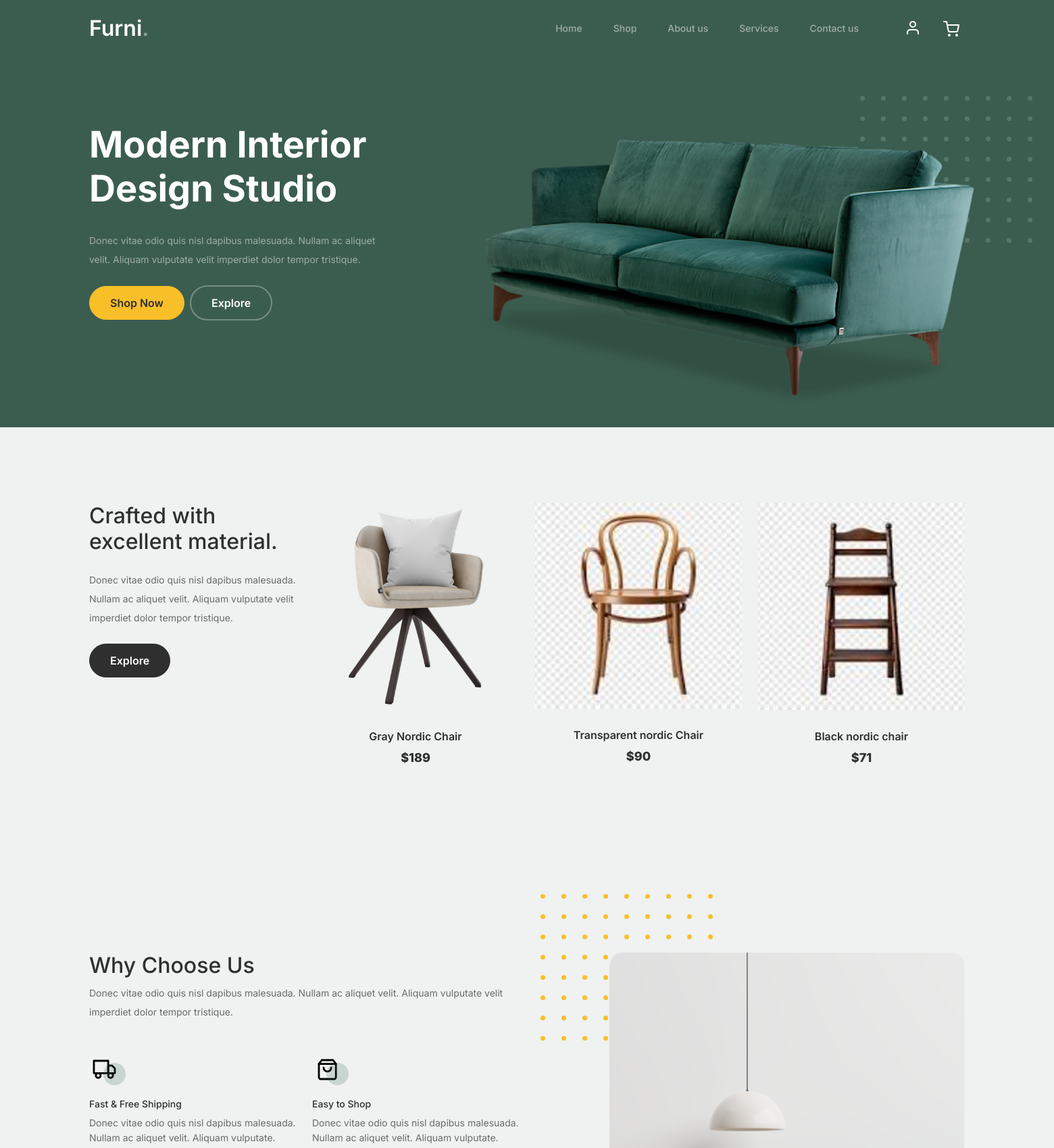
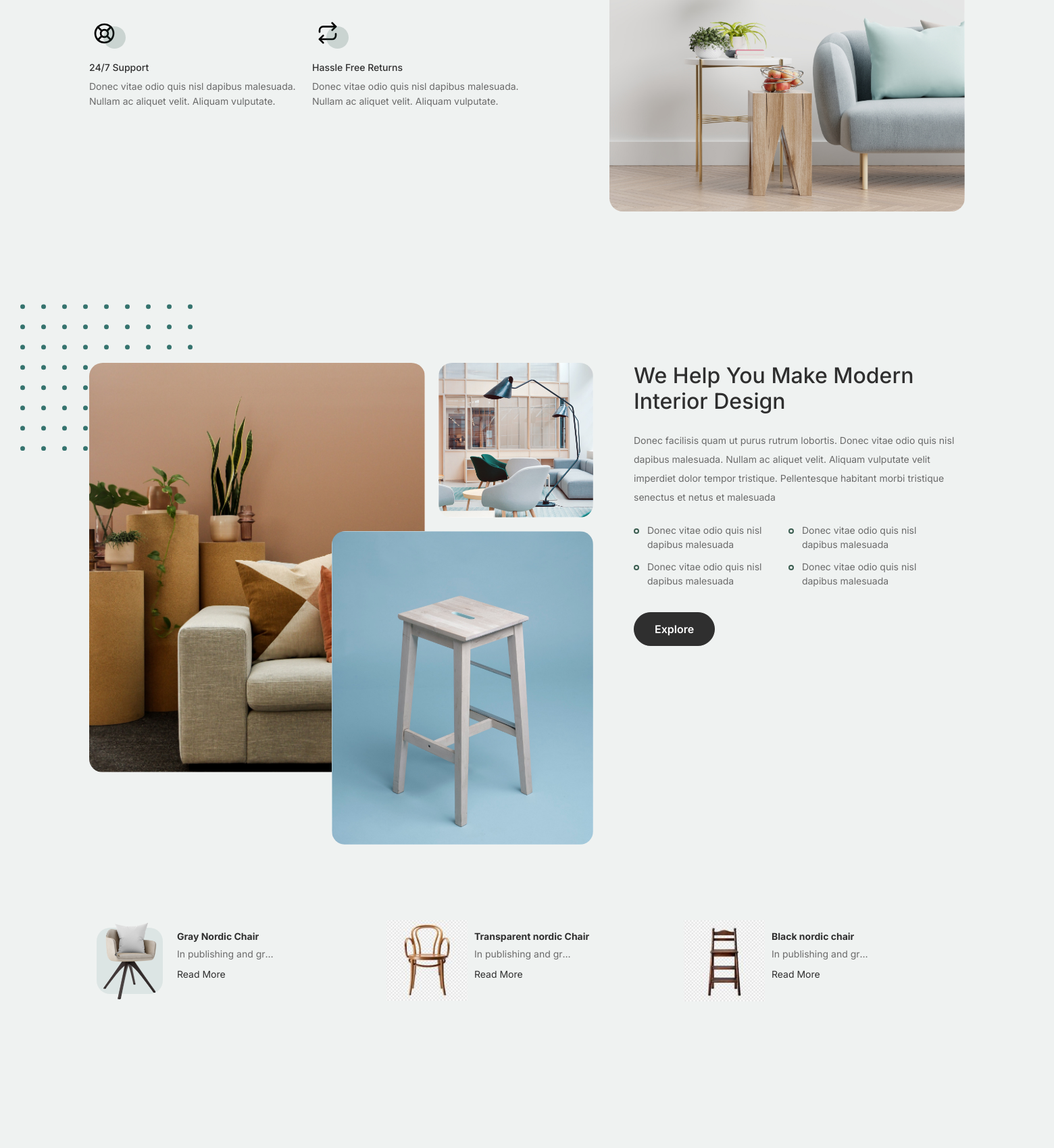
The page / (upper part) on the database its author committed (2 pictures, top to bottom).
### shop/models.py (models this page shows, shortened)
class Product(models.Model):
    product_name    = models.CharField(max_length=200, unique=True)
    category        = models.ForeignKey(Category, on_delete=models.CASCADE)
    slug            = models.SlugField(max_length=200, unique=True)
    description     = models.TextField(max_length=500, blank=True)
    price           = models.IntegerField()
    images          = models.ImageField(upload_to='photos/products')
    stock           = models.IntegerField()
    is_available    = models.BooleanField(default=True)
    created_date    = models.DateTimeField(auto_now_add=True)
    modified_date   = models.DateTimeField(auto_now=True)
    def get_url(self):
        return reverse('product_detail', args=[self.category.slug, self.slug])

### funi/views.py (the view)
# urls.py: 2. Add a URL to urlpatterns:  path('', views.home, name='home')
def home(request):
    products = Product.objects.all().filter(is_available=True).order_by('id') # noqa
    paginator = Paginator(products, 3)
    page_number = request.GET.get('page')
    page_products = paginator.get_page(page_number)
    context = {
        'products': page_products,
    }
    return render(request, 'home.html', context)

### cart/context_processor.py (called while the page is built)
def counter(request):
    cart_count = 0
    if 'admin' in request.path:
        return {}
    else:
        try:
            cart = Cart.objects.filter(cart_id=_cart_id(request))
            if request.user.is_authenticated:
                cart_items = CartItem.objects.all().filter(user=request.user)
            else:
                cart_items = CartItem.objects.all().filter(cart=cart[:1])
            for cart_item in cart_items:
                cart_count += cart_item.quantity
        except Cart.DoesNotExist:
            cart_count = 0
    if cart_count > 9:
        cart_count = '9+'
    return dict(cart_count=cart_count)

### cart/views.py (called while the page is built)
def _cart_id(request):
    cart = request.session.session_key
    if not cart:
        cart = request.session.create()
    return cart

### templates/home.html (shortened to what this page needs)
{% extends 'base.html' %}
{% load static %}
{% block content %}
			<div class="hero">
				<div class="container">
					<div class="row justify-content-between">
						<div class="col-lg-5">
							<div class="intro-excerpt">
								<h1>Modern Interior <span class="d-block">Design Studio</span></h1>
								<p class="mb-4">Donec vitae odio quis nisl dapibus malesuada. Nullam ac aliquet velit.
									Aliquam vulputate velit imperdiet dolor tempor tristique.</p>
								<p><a href="{% url 'shop' %}" class="btn btn-secondary me-2">Shop Now</a><a href="{% url 'shop' %}" class="btn btn-white-outline">Explore</a></p>
							</div>
						</div>
						<div class="col-lg-7">
							<div class="hero-img-wrap">
								<img src="{% static 'images/couch.png' %}" class="img-fluid">
							</div>
						</div>
					</div>
				</div>
			</div>
		<div class="product-section">
			<div class="container">
				<div class="row">
					<div class="col-md-12 col-lg-3 mb-5 mb-lg-0">
						<h2 class="mb-4 section-title">Crafted with excellent material.</h2>
						<p class="mb-4">Donec vitae odio quis nisl dapibus malesuada. Nullam ac aliquet velit. Aliquam vulputate velit imperdiet dolor tempor tristique. </p>
						<p><a href="{% url 'shop' %}" class="btn">Explore</a></p>
					</div>
					{% for product in products %}
					<div class="col-12 col-md-4 col-lg-3 mb-5 mb-md-0">
						<a class="product-item" href="{{product.get_url}}">
							<img src="{{ product.images.url }}" class="img-fluid product-thumbnail">
							<h3 class="product-title">{{product.product_name}}</h3>
							<strong class="product-price">${{ product.price }}</strong>
						</a>
					</div>
					{% endfor %}
				</div>
			</div>
		</div>
		<div class="why-choose-section">
			<div class="container">
				<div class="row justify-content-between">
					<div class="col-lg-6">
						<h2 class="section-title">Why Choose Us</h2>
						<p>Donec vitae odio quis nisl dapibus malesuada. Nullam ac aliquet velit. Aliquam vulputate velit imperdiet dolor tempor tristique.</p>
						<div class="row my-5">
							<div class="col-6 col-md-6">
								<div class="feature">
									<div class="icon">
										<img src="{% static 'images/truck.svg' %}" alt="Image" class="imf-fluid">
									</div>
									<h3>Fast &amp; Free Shipping</h3>
									<p>Donec vitae odio quis nisl dapibus malesuada. Nullam ac aliquet velit. Aliquam vulputate.</p>
								</div>
							</div>
							<div class="col-6 col-md-6">
								<div class="feature">
									<div class="icon">
										<img src="{% static 'images/bag.svg' %}" alt="Image" class="imf-fluid">
									</div>
									<h3>Easy to Shop</h3>
									<p>Donec vitae odio quis nisl dapibus malesuada. Nullam ac aliquet velit. Aliquam vulputate.</p>
								</div>
							</div>
							<div class="col-6 col-md-6">
								<div class="feature">
									<div class="icon">
										<img src="{% static 'images/support.svg' %}" alt="Image" class="imf-fluid">
									</div>
									<h3>24/7 Support</h3>
									<p>Donec vitae odio quis nisl dapibus malesuada. Nullam ac aliquet velit. Aliquam vulputate.</p>
								</div>
							</div>
							<div class="col-6 col-md-6">
								<div class="feature">
									<div class="icon">
										<img src="{% static 'images/return.svg' %}" alt="Image" class="imf-fluid">
									</div>
									<h3>Hassle Free Returns</h3>
									<p>Donec vitae odio quis nisl dapibus malesuada. Nullam ac aliquet velit. Aliquam vulputate.</p>
								</div>
							</div>
						</div>
					</div>
					<div class="col-lg-5">
						<div class="img-wrap">
							<img src="{% static 'images/why-choose-us-img.jpg' %}" alt="Image" class="img-fluid">
						</div>
					</div>
				</div>
			</div>
		</div>
		<div class="we-help-section">
			<div class="container">
				<div class="row justify-content-between">
					<div class="col-lg-7 mb-5 mb-lg-0">
						<div class="imgs-grid">
							<div class="grid grid-1"><img src="{% static 'images/img-grid-1.jpg' %}" alt="Untree.co"></div>
							<div class="grid grid-2"><img src="{% static 'images/img-grid-2.jpg' %}" alt="Untree.co"></div>
							<div class="grid grid-3"><img src="{% static 'images/img-grid-3.jpg' %}" alt="Untree.co"></div>
						</div>
					</div>
					<div class="col-lg-5 ps-lg-5">
						<h2 class="section-title mb-4">We Help You Make Modern Interior Design</h2>
						<p>Donec facilisis quam ut purus rutrum lobortis. Donec vitae odio quis nisl dapibus malesuada. Nullam ac aliquet velit.
							Aliquam vulputate velit imperdiet dolor tempor tristique. Pellentesque habitant morbi tristique senectus et netus et malesuada</p>
						<ul class="list-unstyled custom-list my-4">
							<li>Donec vitae odio quis nisl dapibus malesuada</li>
							<li>Donec vitae odio quis nisl dapibus malesuada</li>
							<li>Donec vitae odio quis nisl dapibus malesuada</li>
							<li>Donec vitae odio quis nisl dapibus malesuada</li>
						</ul>
						<p><a href="{% url 'shop' %}" class="btn">Explore</a></p>
					</div>
				</div>
			</div>
		</div>
		<div class="popular-product">
			<div class="container">
				<div class="row">
					{% for product in products %}
					<div class="col-12 col-md-6 col-lg-4 mb-4 mb-lg-0">
						<div class="product-item-sm d-flex">
							<div class="thumbnail">
								<img src="{{ product.images.url }}" alt="Image" class="img-fluid">
							</div>
							<div class="pt-3">
								<h3>{{product.product_name }}</h3>
								<p class="col-1 text-truncate">{{ product.description}}</p>
								<p><a href="{{product.get_url}}">Read More</a></p>
							</div>
						</div>
					</div>
					{% endfor %}
				</div>
			</div>
		</div>
		<div class="blog-section">
		</div>
	</body>
</html>
{% endblock %}

### rows shown on the page
Product: images (picture), product_name "Gray Nordic Chair", price "189", description "In publishing and gr…"
Product: images (picture), product_name "Transparent nordic Chair", price "90", description "In publishing and gr…"
Product: images (picture), product_name "Black nordic chair", price "71", description "In publishing and gr…"
